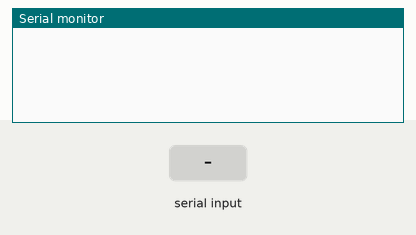
Simulated run of this sketch. Board: Arduino Mega 2560, built with avr-gcc and run on an emulated ATmega2560. On the bench: the last lines printed to the serial monitor. Inputs (shaded band) come from the test bench.

Above: at 1.2 s.
1.3 s: "1" received over the second serial link
At 2.8 s:
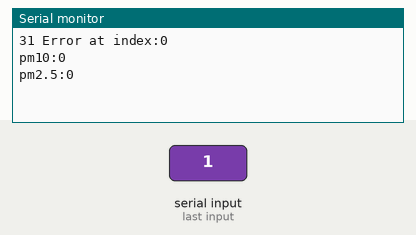
3.5 s: "0" received over the second serial link
At 4.4 s:
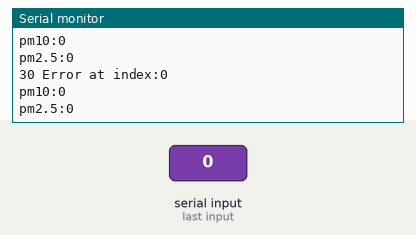
5.0 s: "2" received over the second serial link
At 6.3 s:
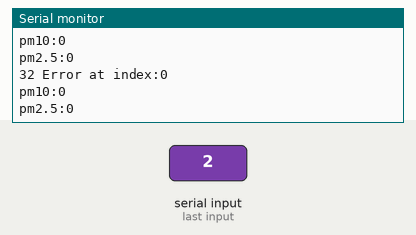

The sketch:

honeywell.ino
```cpp
void setup() {
    // put your setup code here, to run once:
    Serial.begin(9600);
    Serial2.begin(9600);
}

void serialHandler()
{
    int index=0;
    int pm10;
    int pm2_5;
    char value=0;
    char previous_value;

    while(Serial2.available())
    {
        value = Serial2.read();
        Serial.print(value,HEX);
        Serial.print(' ');

        if ((index == 0 && value != 0x42) || (index == 1 && value != 0x4d))
        {
            Serial.print("Error at index:");
            Serial.print(index);
            //break;
        }

        if( index == 6 || index == 8)
        {
          previous_value = value;
        }

        if( index == 7)
        {
          pm2_5 = previous_value*256+value;
        }

        if( index == 9)
        {
          pm10 = previous_value*256+value;
        }

        ++index;

    }

    Serial.println();
    Serial.print("pm10:");
    Serial.println(pm10);
    Serial.print("pm2.5:");
    Serial.println(pm2_5);
}

void loop() {
    char value=0;
    char previous_value=0;
    int pm2_5;
    int pm10;

    if(Serial2.available()) serialHandler();

    delay(1000);
    //Serial.println(pm2_5);
    //Serial.println(pm10);
}
```

Measured:
- after the input at 1.3 s, the serial monitor: prints a new line after 0.70 s (image 1)
- after the input at 3.5 s, the serial monitor: prints a new line after 0.50 s (image 2)
- after the input at 5.0 s, the serial monitor: prints a new line at once (image 3)
